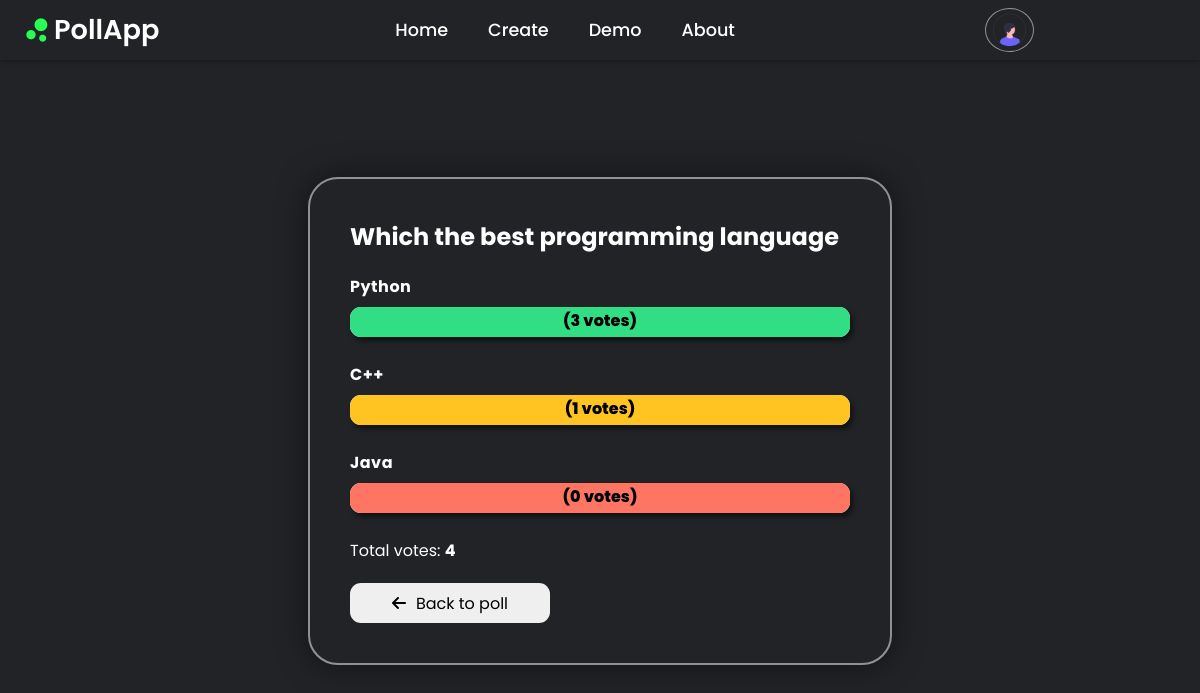
/results/43 (signed in), run on the app's committed database.
### pollapp/models.py (models this page shows)
class PollModel(models.Model):
	creator = models.ForeignKey(User, on_delete=models.CASCADE, default=get_default_creator)
	question = models.TextField()
	created_at = models.DateTimeField(default=timezone.now)
	op1 = models.CharField(max_length=50)
	op2 = models.CharField(max_length=50)
	op3 = models.CharField(max_length=50)
	op1c = models.IntegerField(default=0)
	op2c = models.IntegerField(default=0)
	op3c = models.IntegerField(default=0)
	def total(self):
		return self.op1c + self.op2c + self.op3c

### pollapp/views.py (the view)
# urls.py: path("results/<poll_id>", results, name = "results"),
def results(request, poll_id):
	if request.user.is_authenticated:
		poll = PollModel.objects.get(pk=poll_id)
		return render(request, "results.html", {"poll" : poll})
	else:
		return redirect("ulogin")

### pollapp/context_processors.py (called while the page is built)
def social_media_links(request):
    links = SocialMedia.objects.all()
    return {'social_links': links}

### pollapp/templates/results.html (shortened to what this page needs)
{% extends 'base.html' %}
{% block content %}
	<section class="container">
		<h2>{{ poll.question }}</h2>
		<div class="progress-container">
			<h4>{{ poll.op1 }}</h4>
			<div class="progress-bar">
				<span class="bar-one">({{ poll.op1c }} votes)</span>
			</div>
		</div>
		<div class="progress-container">
			<h4>{{ poll.op2 }}</h4>
			<div class="progress-bar">
				<span class="bar-two">({{ poll.op2c }} votes)</span>
			</div>
		</div>
		<div class="progress-container">
			<h4>{{ poll.op3 }}</h4>
			<div class="progress-bar">
				<span class="bar-three">({{ poll.op3c }} votes)</span>
			</div>
		</div>
		<div class="total">Total votes: <strong>{{ poll.total }}</strong></div>
		<div class="btn-align">
			<button type="submit"><i class="fa-solid fa-arrow-left"></i><a href="{% url 'vote' poll.id %}">Back to poll</a></button>
		</div>
	</section>
{% endblock %}

### templates/base.html (style rules this page uses)
* { padding: 0; margin: 0; box-sizing: border-box; font-family: 'Poppins', sans-serif; text-decoration: none; list-style: none; }
body { min-height: 100vh; background: #222327; color: #fff; }

### pollapp/templates/results.html (style rules this page uses)
body { min-height: 100vh; display: flex; align-items: center; justify-content: center; padding: 10px; margin-top: 20px; }
.container { margin-top: 2px; position: relative; min-height: 350px; width: 100%; background: transparent; border: 2px solid rgba(255, 255, 255, .5); border-radius: 30px; padding: 40px; box-shadow: 0 0 30px rgba(0, 0, 0, .5); }
.container h2 { text-align: left; margin-bottom: 20px; }
.container .progress-container { margin-bottom: 25px; }
.container .progress-container h4 { margin-bottom: 8px; letter-spacing: .5px; text-align: left; }
.container .progress-container .progress-bar { position: relative; width: 100%; width: 500px; height: 30px; border-radius: 11px; background-color: white; box-shadow: 3px 4px 5px 0px rgba(0, 0, 0, .5); }
.container .progress-container .progress-bar .bar-one { position: absolute; top: 0; left: 0; width: 100%; height: 100%; color: black; font-weight: 800; font-size: 16px; line-height: 1.7; text-align: center; border-radius: 11px; background: rgba(50, 222, 132, 1); }
.container .progress-container .progress-bar .bar-two { position: absolute; top: 0; left: 0; width: 100%; height: 100%; color: black; font-weight: 800; font-size: 16px; line-height: 1.7; text-align: center; border-radius: 11px; background: #ffc422; }
.container .progress-container .progress-bar .bar-three { position: absolute; top: 0; left: 0; width: 100%; height: 100%; color: black; font-weight: 800; font-size: 16px; line-height: 1.7; text-align: center; border-radius: 11px; background: #fe7563; }
.total { text-align: left; }
button { margin-top: 20px; width: 100%; max-width: 200px; height: 40px; border: none; outline: none; border-radius: 11px; cursor: pointer; font-size: 16px; transition: all 0.2s; }
button i { margin-right: 10px; }
button a { color: black; }
.btn-align { display: flex; align-items: left; }

### data on the page
PollModel: question "Which the best programming language", op1 "Python", op1c "3", op2 "C++", op2c "1", op3 "Java", op3c "0", total "4"
